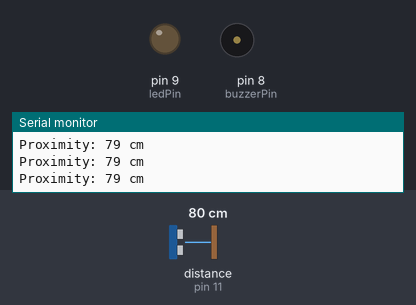
Bench run of a sketch on a simulated Arduino Uno, built with avr-gcc and run on an emulated ATmega328P. Parts: output pins drawn as LEDs (lit = HIGH), buzzer (waves = sounding), the last lines printed to the serial monitor. Wiring (inferred from the names in the program): ultrasonic range finder: trigger pin 12; echo pin 11. The test bench sets the inputs (shaded band); at power-on: distance to the obstacle (sensor on pin 11) 80 cm. The echo pulse lasts 58.3 µs per cm; pins used as bus, display or sensor lines are not drawn.

Above: at 1.2 s.
1.3 s: distance to the obstacle (sensor on pin 11) set to 33 cm
4.3 s: distance to the obstacle (sensor on pin 11) set to 29 cm
At 4.47 s:
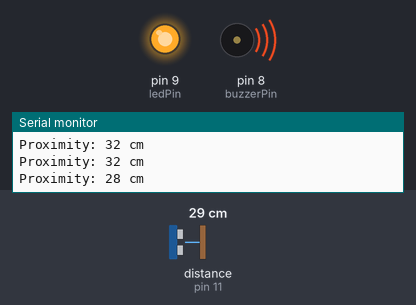
7.3 s: distance to the obstacle (sensor on pin 11) set to 2 cm
At 8.0 s:
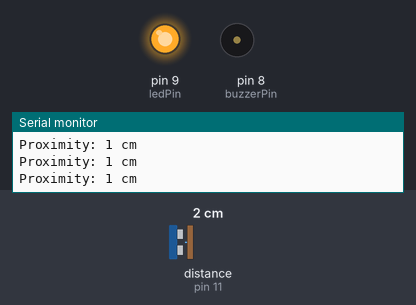
8.9 s: distance to the obstacle (sensor on pin 11) set to 60 cm
At 9.5 s:
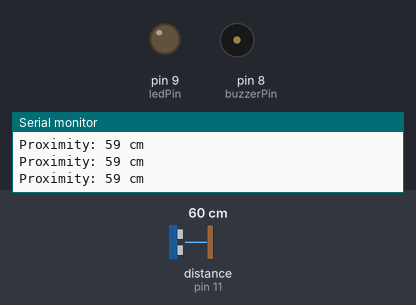
Timing chart, 0 to 11.4 s (numbered marks = the images above; inputs shaded):
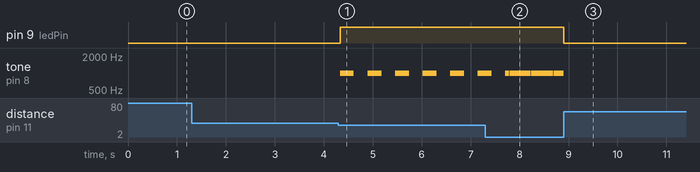

The sketch:

Parking_Assistant.ino
```cpp
/**
 * Project: Smart Automotive Parking Assistant (v1.0)
 * Description: An intelligent system that calculates object proximity
 * and provides dynamic audio-visual feedback to simulate parking sensors.
 * Author: [Your Name/GitHub Username]
 */

// Pin Configuration
const int trigPin = 12;    // Ultrasonic sensor trigger pin (Pulse transmitter)
const int echoPin = 11;    // Ultrasonic sensor echo pin (Pulse receiver)
const int ledPin = 9;      // Visual alert output pin (LED)
const int buzzerPin = 8;   // Audible alert output pin (Piezo Buzzer)

void setup() {
  // Initialize communication and pin modes
  pinMode(trigPin, OUTPUT);
  pinMode(echoPin, INPUT);
  pinMode(ledPin, OUTPUT);
  pinMode(buzzerPin, OUTPUT);

  // Serial communication for real-time telemetry monitoring
  Serial.begin(9600);
}

void loop() {
  long duration, distance;

  // Clear the trigger pin to ensure a clean ultrasonic pulse
  digitalWrite(trigPin, LOW);
  delayMicroseconds(2);

  // Send a 10-microsecond high-frequency sound pulse
  digitalWrite(trigPin, HIGH);
  delayMicroseconds(10);
  digitalWrite(trigPin, LOW);

  // Calculate the time taken for the pulse to bounce back
  duration = pulseIn(echoPin, HIGH);

  // Convert travel time into distance (cm)
  // Formula: (Time / 2) / 29.1 based on the speed of sound
  distance = (duration / 2) / 29.1;

  // Output distance data to the Serial Monitor
  Serial.print("Proximity: ");
  Serial.print(distance);
  Serial.println(" cm");

  // Logic: Activate alert sequence if an object is within the 30cm threshold
  if (distance < 30) {
    digitalWrite(ledPin, HIGH); // Trigger visual alert

    // Dynamic Feedback Algorithm:
    // Decreases delay based on distance, creating faster beeps as proximity closes.
    tone(buzzerPin, 1000);       // Execute 1kHz frequency tone
    delay(distance * 10);        // Dynamic interval timing
    noTone(buzzerPin);           // End tone
    delay(distance * 10);        // Dynamic interval timing
  }
  else {
    // Reset all alert indicators when clear of proximity threshold
    digitalWrite(ledPin, LOW);
    noTone(buzzerPin);
  }
}
```

Measured:
- the behaviour switches between 31 and 30 cm on distance to the obstacle (sensor on pin 11) (found by bisection; images 0 and 1)
- after the input at 4.3 s, pin 9 (ledPin): LOW → HIGH at once; tone on pin 8 (buzzerPin): alternates 1000 Hz for 0.28 s and silent for 0.28 s, starting at once
- after the input at 8.9 s, pin 9 (ledPin): HIGH → LOW at once; tone on pin 8 (buzzerPin): stops changing and stays silent
